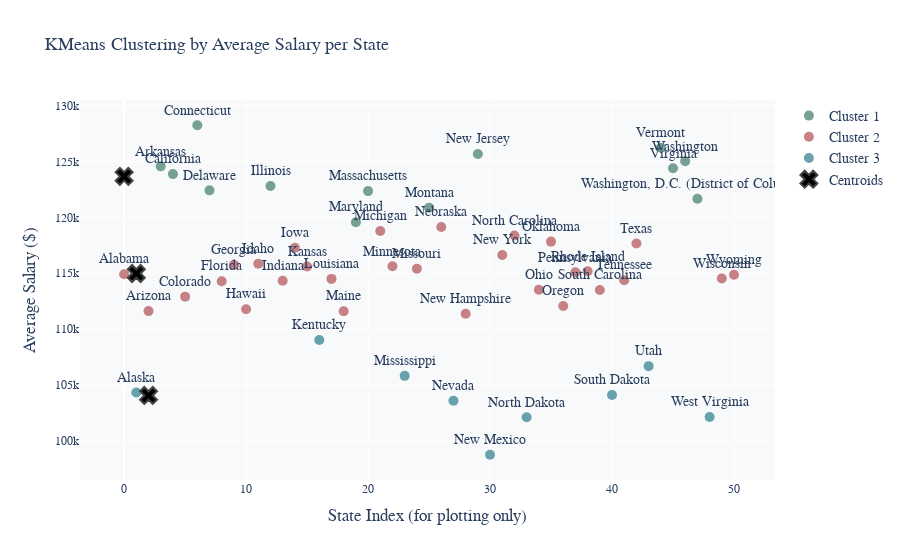

Notebook code cell kept with this figure:
### Code cell
# Import libraries
import pandas as pd
import numpy as np
from sklearn.cluster import KMeans
import plotly.graph_objects as go

# --------------------------------------------------
# 1. Load and clean the dataset
# --------------------------------------------------
df_clean = pd.read_csv("lightcast_job_postings.csv")  # adjust path if needed

# Convert salary-related columns to numeric (replace with actual salary column name)
# Try to find which column represents salary (SALARY, SALARY_FROM, AVERAGE_SALARY, etc.)
salary_cols = [col for col in df_clean.columns if 'salary' in col.lower()]
print("Salary-related columns found:", salary_cols)

# Choose one salary column
salary_col = salary_cols[0]  # use the first match (adjust manually if needed)

df_clean[salary_col] = pd.to_numeric(df_clean[salary_col], errors='coerce')

# Drop rows where salary or state name is missing
df_clean = df_clean.dropna(subset=[salary_col, 'STATE_NAME'])

# --------------------------------------------------
# 2. Compute average salary per state
# --------------------------------------------------
state_salary = df_clean.groupby('STATE_NAME')[salary_col].mean().reset_index()
state_salary.rename(columns={salary_col: 'AVERAGE_SALARY'}, inplace=True)

# --------------------------------------------------
# 3. Prepare data for clustering
# --------------------------------------------------
X = state_salary[['AVERAGE_SALARY']].copy()
# Add a numeric index for plotting purposes
state_salary['STATE_INDEX'] = np.arange(len(state_salary))

# --------------------------------------------------
# 4. Run KMeans clustering
# --------------------------------------------------
kmeans = KMeans(n_clusters=3, random_state=42, n_init=10)
state_salary['CLUSTER'] = kmeans.fit_predict(X)
centroids = kmeans.cluster_centers_

# --------------------------------------------------
# 5. Visualization with Plotly
# --------------------------------------------------
colors = ['#3D7C6A', '#B14E53', '#297C8A']

fig = go.Figure()

# Add points for each cluster
for i in range(3):
    cluster_data = state_salary[state_salary['CLUSTER'] == i]
    fig.add_trace(go.Scatter(
        x=cluster_data['STATE_INDEX'],
        y=cluster_data['AVERAGE_SALARY'],
        mode='markers+text',
        name=f'Cluster {i+1}',
        text=cluster_data['STATE_NAME'],
        textposition="top center",
        marker=dict(color=colors[i], size=10, opacity=0.7),
        hovertemplate=(
            'State: %{text}<br>'
            'Average Salary: $%{y:,.0f}<br>'
            'Cluster: ' + str(i+1) + '<extra></extra>'
        )
    ))

# Add centroid marker
fig.add_trace(go.Scatter(
    x=np.arange(3),
    y=centroids.flatten(),
    mode='markers',
    name='Centroids',
    marker=dict(color='black', size=15, symbol='x', line=dict(width=2)),
    hovertemplate='Centroid Salary: $%{y:,.0f}<extra></extra>'
))

# --------------------------------------------------
# 6. Style the layout
# --------------------------------------------------
fig.update_layout(
    title=dict(text='KMeans Clustering by Average Salary per State', font=dict(size=18)),
    xaxis=dict(title='State Index (for plotting only)', tickfont=dict(size=12)),
    yaxis=dict(title='Average Salary ($)', tickfont=dict(size=12)),
    font=dict(family='Verdana', size=14),
    plot_bgcolor='#f8f9fa',
    paper_bgcolor='white',
    hovermode='closest'
)

fig.show()

### Figure 1 — Plotly figure (JSON) as saved in the notebook; plotly's stock layout.template omitted (floating-point values rounded to 4 significant figures)
{"data": [{"hovertemplate": "State: %{text}<br>Average Salary: $%{y:,.0f}<br>Cluster: 1<extra></extra>", "marker": {"color": "#3D7C6A", "opacity": 0.7, "size": 10}, "mode": "markers+text", "name": "Cluster 1", "text": ["Arkansas", "California", "Connecticut", "Delaware", "Illinois", "Maryland", "Massachusetts", "Montana", "New Jersey", "Vermont", "Virginia", "Washington", "Washington, D.C. (District of Columbia)"], "textposition": "top center", "type": "scatter", "x": [3, 4, 6, 7, 12, 19, 20, 25, 29, 44, 45, 46, 47], "y": [124600.0, 123900.0, 128200.0, 122400.0, 122800.0, 119600.0, 122300.0, 120900.0, 125700.0, 126200.0, 124400.0, 125000.0, 121700.0]}, {"hovertemplate": "State: %{text}<br>Average Salary: $%{y:,.0f}<br>Cluster: 2<extra></extra>", "marker": {"color": "#B14E53", "opacity": 0.7, "size": 10}, "mode": "markers+text", "name": "Cluster 2", "text": ["Alabama", "Arizona", "Colorado", "Florida", "Georgia", "Hawaii", "Idaho", "Indiana", "Iowa", "Kansas", "Louisiana", "Maine", "Michigan", "Minnesota", "Missouri", "Nebraska", "New Hampshire", "New York", "North Carolina", "Ohio", "Oklahoma", "Oregon", "Pennsylvania", "Rhode Island", "South Carolina", "Tennessee", "Texas", "Wisconsin", "Wyoming"], "textposition": "top center", "type": "scatter", "x": [0, 2, 5, 8, 9, 10, 11, 13, 14, 15, 17, 18, 21, 22, 24, 26, 28, 31, 32, 34, 35, 36, 37, 38, 39, 41, 42, 49, 50], "y": [114900.0, 111600.0, 112900.0, 114300.0, 115800.0, 111800.0, 115800.0, 114300.0, 117300.0, 115600.0, 114500.0, 111600.0, 118800.0, 115600.0, 115400.0, 119100.0, 111400.0, 116600.0, 118400.0, 113500.0, 117800.0, 112100.0, 115100.0, 115200.0, 113500.0, 114400.0, 117700.0, 114500.0, 114900.0]}, {"hovertemplate": "State: %{text}<br>Average Salary: $%{y:,.0f}<br>Cluster: 3<extra></extra>", "marker": {"color": "#297C8A", "opacity": 0.7, "size": 10}, "mode": "markers+text", "name": "Cluster 3", "text": ["Alaska", "Kentucky", "Mississippi", "Nevada", "New Mexico", "North Dakota", "South Dakota", "Utah", "West Virginia"], "textposition": "top center", "type": "scatter", "x": [1, 16, 23, 27, 30, 33, 40, 43, 48], "y": [104300.0, 109000.0, 105800.0, 103600.0, 98760.0, 102100.0, 104100.0, 106700.0, 102100.0]}, {"hovertemplate": "Centroid Salary: $%{y:,.0f}<extra></extra>", "marker": {"color": "black", "line": {"width": 2}, "size": 15, "symbol": "x"}, "mode": "markers", "name": "Centroids", "type": "scatter", "x": [0, 1, 2], "y": [123700.0, 115000.0, 104100.0]}], "layout": {"font": {"family": "Verdana", "size": 14}, "hovermode": "closest", "paper_bgcolor": "white", "plot_bgcolor": "#f8f9fa", "title": {"font": {"size": 18}, "text": "KMeans Clustering by Average Salary per State"}, "xaxis": {"tickfont": {"size": 12}, "title": {"text": "State Index (for plotting only)"}}, "yaxis": {"tickfont": {"size": 12}, "title": {"text": "Average Salary ($)"}}}}
